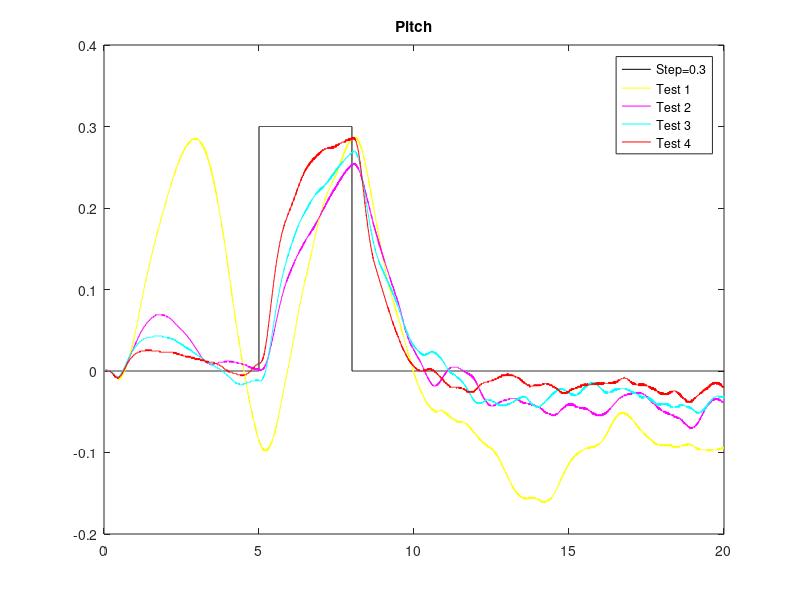
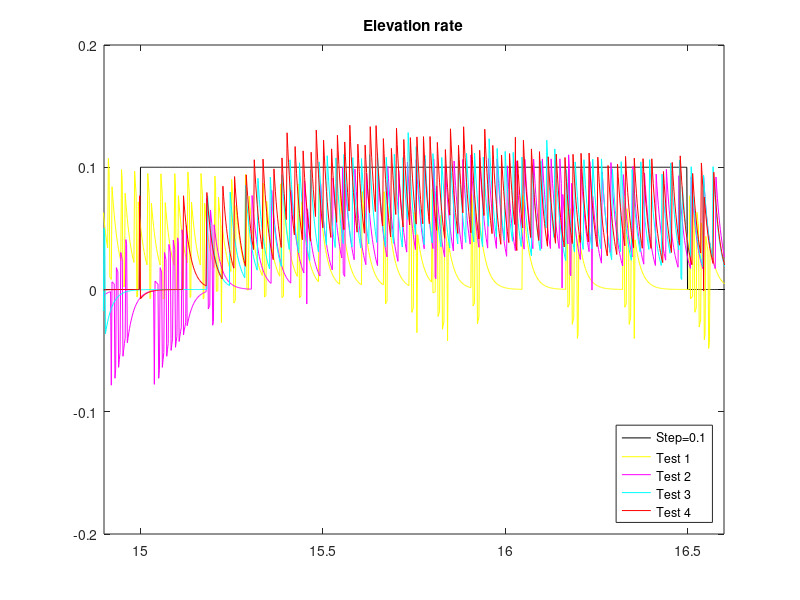

Here is the MATLAB script that generated these plots, in order:
clc
clear
close
Data = load('pitch1lqr.mat');
Data2 = load('pitch2lqr.mat');
Data3 = load('pitch3lqr.mat');
Data4 = load('pitch4lqr.mat');
Data5 = load('pitch5lqr.mat');

figure(1);
plot(Data.ans(1,:), Data.ans(2,:),'k')

hold on

plot(Data.ans(1,:), Data.ans(3,:),'y')

hold on
plot(Data2.ans(1,:), Data2.ans(3,:),'m')

hold on
plot(Data3.ans(1,:), Data3.ans(3,:),'c')

hold on
plot(Data4.ans(1,:), Data4.ans(3,:),'r')

title('Pitch');
legend('Step=0.3','Test 1','Test 2','Test 3','Test 4');
hold off
%%%%%%%%%%%%%%%%%%%%%%%%%%%%%%%%%%%%%%%%%%%%%%%

Data = load('elevationRate1lqr.mat');
Data2 = load('elevationRate2lqr.mat');
Data3 = load('elevationRate3lqr.mat');
Data4 = load('elevationRate4lqr.mat');
Data5 = load('elevationRate5lqr.mat');

figure(2);
plot(Data.ans(1,:), Data.ans(2,:),'k')

hold on

plot(Data.ans(1,:), Data.ans(3,:),'y')

hold on
plot(Data2.ans(1,:), Data2.ans(3,:),'m')

hold on
plot(Data3.ans(1,:), Data3.ans(3,:),'c')

hold on
plot(Data4.ans(1,:), Data4.ans(3,:),'r')
xlim([14.9 16.6]);
ylim([-0.2 0.2]);
title('Elevation rate');
legend('Step=0.1','Test 1','Test 2','Test 3','Test 4','Location','southeast');

